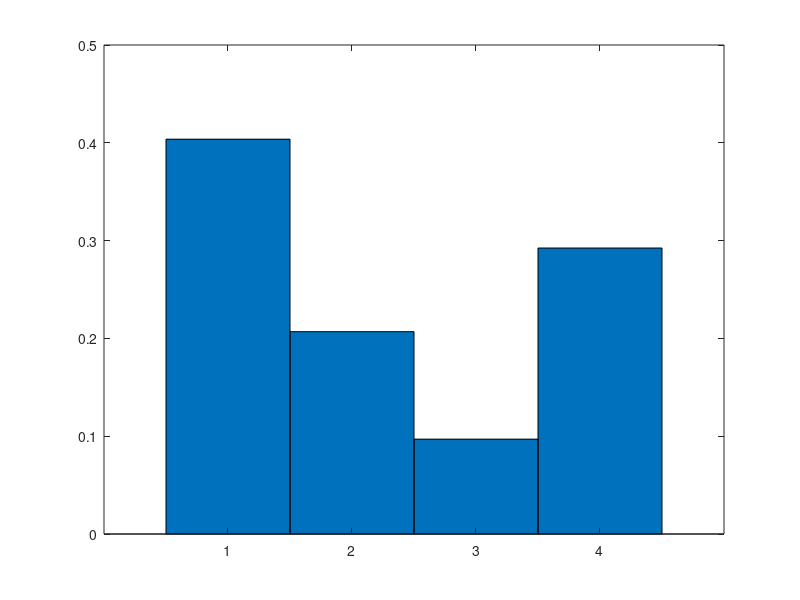

Here is the MATLAB script that generated this plot:
 clear;
 clc;
 close all;
 
%Number of samples
L = 10000;
%Weights (sum to 1)
w = [0.4 0.2 0.1 0.3];
%Draw L samples from categorical
i = randsample(length(w),L,true,w);
%Generate Histogram
s = zeros(length(w),1)
for k=1:length(w)
s(k) = sum(i==k)/L;
end
bar(1:length(w),s,1)